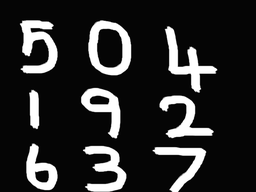
#> input picture Assignment - 2/Codes/images/hdraw.png, 256 x 192 px, shrunk from 640 x 480 before the run
$ jupyter execute 2a.ipynb
#> lines starting #> are read from the running program, lines starting #| are printed output that depends on the picture; long printed decimals are rounded
[cell 1]
import matplotlib.pyplot as plt
import matplotlib.image as mpimg
import cv2
import math
import numpy as np
from sklearn.metrics.pairwise import cosine_similarity

def rgb2gray(rgb):
    return np.dot(rgb[...,:3], [0.299, 0.587, 0.144])

def crossCorrelation(p,q):
    p,q = p[0], q[0]
    sum = 0
    for i in range(len(p)):
        sum += p[i] * q[i]
    return sum


imgRef = mpimg.imread('images/hdraw.png')
#> imgRef is the input picture: shape (192, 256, 4) float32; mean R, G, B, A 0.169, 0.169, 0.169, 1
imgRef = rgb2gray(imgRef)
# plt.imshow(imgRef,cmap="gray")
# plt.show()

img = mpimg.imread('images/9.png')
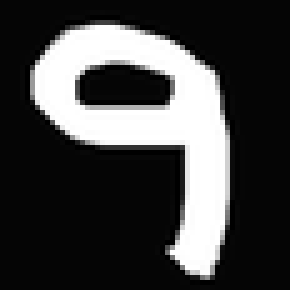
#> input picture Assignment - 2/Codes/images/9.png, 58 x 58 px, shrunk from 144 x 144 before the run (shown 5 times larger)
#> img is the input picture: shape (58, 58, 4) float32; mean R, G, B, A 0.263, 0.263, 0.263, 1
img = rgb2gray(img)
# plt.imshow(img,cmap="gray")
# plt.show()
dim = img.shape
#> dim = (58, 58)

print(imgRef.shape)
#| (192, 256)
print("before padding :", len(img), len(img[0]))
#| before padding : 58 58
img = np.array(img)

p, q = int(1.2*len(img)), int(1.2*len(img[0]))
#> p = 69; q = 69
print("after padding :", p,q)
#| after padding : 69 69
padded = np.zeros((p,q))
ind = int(0.1*len(img))
#> ind = 5
padded[ind:ind + img.shape[0], ind:ind + img.shape[1]] = img
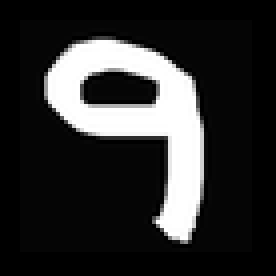
#> padded: shape (69, 69) float64 (shown 4 times larger); min 0, max 1.03, mean 0.191; drawn with min black and max white
img = padded

imgVector = [img[i,j] for j in range(len(img[0])) for i in range(len(img))]
#> imgVector = 4761 values, max 1.03 at index 847, min 0 at index 0, mean 0.191
# print(imgVector)

maxi, maxi1 = -1, -1
ans = []
for x in range(0, len(imgRef) - len(img), 10):
    for y in range(0, len(imgRef[0]) - len(img[0]), 5):
        # print("hi")
        temp = imgRef[x:x+len(img), y:y+len(img[0])]
        tempVector = [temp[i,j] for j in range(len(temp[0])) for i in range(len(temp))]
        a = np.array(imgVector).reshape(1,len(imgVector))
        a = a - np.mean(a)
        b = np.array(tempVector).reshape(1,len(tempVector))
        b = b - np.mean(b)
        out = crossCorrelation(a,b) #user-defined
        mod1 = np.linalg.norm(a)
        mod2 = np.linalg.norm(b)
        out1 = cosine_similarity(X=a, Y=b, dense_output=True) * (mod1 * mod2) #built-in function
        maxi1 = out1 if out1 > maxi1 else maxi1
        if out > maxi:
            maxi = out
            ans =[]
            ans.append(temp)
            ans.append(img)
            X,Y = x,y
#> this loop made 13 passes
#> x on passes 2 to 13: 10, 20, 30, 40, 50, 60, 70, 80, 90, 100, 110, 120
#> after the loop, X = 80; Y = 70; ans = 2 items; maxi = 553.7

print("max_correlation (user-defined) : ", maxi)
#| max_correlation (user-defined) :  553.659
print("max_correlation (built-in) : ", maxi1)

fig = plt.figure()
a = fig.add_subplot(1,2,1)
plt.imshow(ans[0],cmap="gray")
a.set_title("pattern found on the image")

a = fig.add_subplot(1,2,2)
plt.imshow(ans[1],cmap="gray")
a.set_title("cropped image")
plt.show()
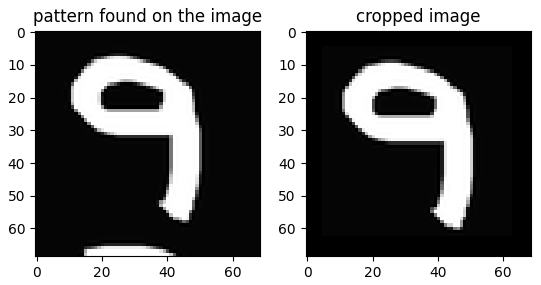
#> figure drawn by matplotlib, 2 panels


imgRef = cv2.rectangle(imgRef, (Y, X), (Y + q, X + p), (255, 0, 0), 4)
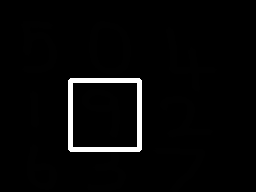
#> imgRef: shape (192, 256) float64; min 0, max 255, mean 7.3
cv2.imshow("marked Image", imgRef)
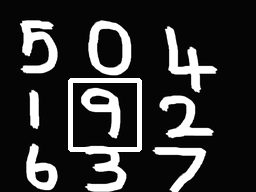
#> window 'marked Image': shape (192, 256); min 0, max 255, mean 49.7
cv2.waitKey(0)
cv2.destroyAllWindows()
